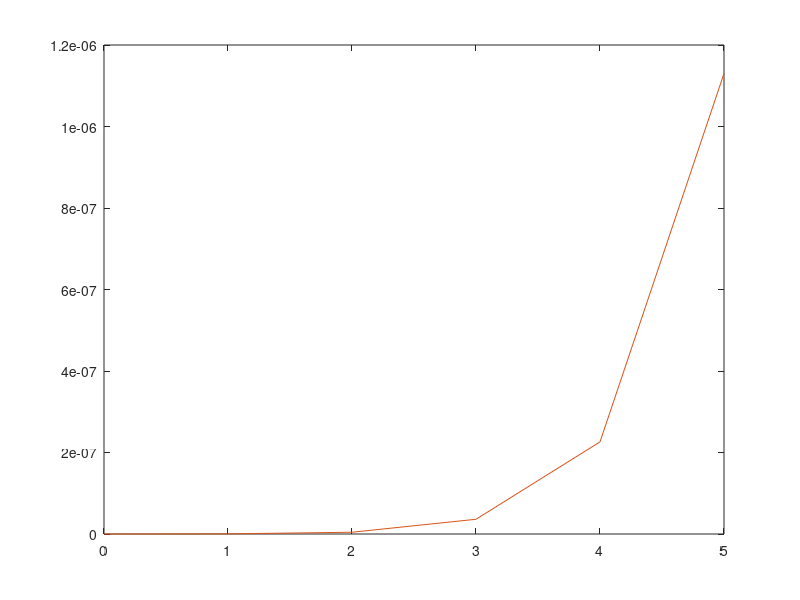

This figure's MATLAB source:
p1 = normcdf(0,1,5)
p2 = 1 - p1
%b
p3 = normcdf(1,1,5) - normcdf(-1,1,5)
p4 = 1 - p3


#problem 1
alpha = input('alpha=')
beta = input('beta=')
option = input('option=', 's')
switch option
  case 'normal'
    u=input('u=')
    v=input('v=')
    p1 = normcdf(0,u,v)
    p2 = 1 - p1
    p3 = normcdf(1,u,v) - normcdf(-1,u,v)
    p4 = 1 - p3
    x1 = norminv(alpha, u, v)
    x2 = norminv(1-beta, u, v)
  case 'student'
    n=input('n=')
    p1 = tcdf(0, n)
    p2 = 1 - p1
    p3 = tcdf(1, n) - tcdf(-1, n)
    p4 = 1 - p3
    x1 = tinv(alpha, n)
    x2 = tinv(1-beta, n)
  case 'Fischer'
    u=input('u=')
    v=input('v=')
    p1 = fcdf(0, u, v)
    p2 = 1 - p1
    p3 = fcdf(1, u, v) - fcdf(-1, u, v)
    p4 = 1 - p3
    x1 = finv(alpha, u, v)
    x2 = finv(1-beta, u, v)
  otherwise
    fprintf('Error')
end

# problem 2 a
p=input('p=')
for u=1:3:100
  k=0:u;
  prob=binopdf(k,u,p);
  plot(k,prob)
  xlim([0, 100])
  ylim([0, 0.2])
  pause(0.2)
end

# problem 2 b
p=input('p=')
n=input('n=')
lambda=n*p
k=0:n
prob=binopdf(k,n,p);
plot(k, prob)
hold
pois = poisspdf(k, lambda)
plot(k, pois)



